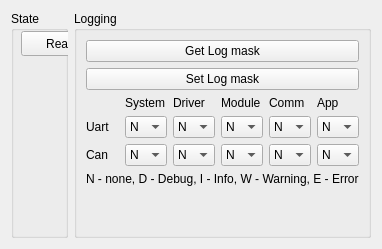
          <widget class="QWidget" name="tab_2">
           <attribute name="title">
            <string>System</string>
           </attribute>
           <layout class="QHBoxLayout" name="horizontalLayout_3">
            <item>
             <widget class="QGroupBox" name="groupBox">
              <property name="title">
               <string>State</string>
              </property>
              <widget class="QPushButton" name="pushButton_7">
               <property name="geometry">
                <rect>
                 <x>10</x>
                 <y>20</y>
                 <width>79</width>
                 <height>25</height>
                </rect>
               </property>
               <property name="text">
                <string>Read</string>
               </property>
              </widget>
              <widget class="QPushButton" name="pushButton_8">
               <property name="geometry">
                <rect>
                 <x>110</x>
                 <y>20</y>
                 <width>79</width>
                 <height>25</height>
                </rect>
               </property>
               <property name="text">
                <string>Reboot</string>
               </property>
              </widget>
             </widget>
            </item>
            <item>
             <widget class="QGroupBox" name="groupBox_2">
              <property name="title">
               <string>Logging</string>
              </property>
              <layout class="QVBoxLayout" name="verticalLayout_3">
               <item>
                <widget class="QPushButton" name="pushButton_5">
                 <property name="text">
                  <string>Get Log mask</string>
                 </property>
                </widget>
               </item>
               <item>
                <widget class="QPushButton" name="pushButton_6">
                 <property name="text">
                  <string>Set Log mask</string>
                 </property>
                </widget>
               </item>
               <item>
                <layout class="QGridLayout" name="gridLayout">
                 <item row="1" column="0">
                  <widget class="QLabel" name="label">
                   <property name="text">
                    <string>Uart</string>
                   </property>
                  </widget>
                 </item>
                 <item row="0" column="3">
                  <widget class="QLabel" name="label_5">
                   <property name="text">
                    <string>Module</string>
                   </property>
                  </widget>
                 </item>
                 <item row="2" column="0">
                  <widget class="QLabel" name="label_2">
                   <property name="text">
                    <string>Can</string>
                   </property>
                  </widget>
                 </item>
                 <item row="0" column="1">
                  <widget class="QLabel" name="label_3">
                   <property name="text">
                    <string>System</string>
                   </property>
                  </widget>
                 </item>
                 <item row="0" column="2">
                  <widget class="QLabel" name="label_4">
                   <property name="text">
                    <string>Driver</string>
                   </property>
                  </widget>
                 </item>
                 <item row="0" column="4">
                  <widget class="QLabel" name="label_6">
                   <property name="text">
                    <string>Comm</string>
                   </property>
                  </widget>
                 </item>
                 <item row="0" column="5">
                  <widget class="QLabel" name="label_7">
                   <property name="text">
                    <string>App</string>
                   </property>
                  </widget>
                 </item>
                 <item row="1" column="1">
                  <widget class="QComboBox" name="comboBox">
                   <item>
                    <property name="text">
                     <string>N</string>
                    </property>
                   </item>
                   <item>
                    <property name="text">
                     <string>D</string>
                    </property>
                   </item>
                   <item>
                    <property name="text">
                     <string>I</string>
                    </property>
                   </item>
                   <item>
                    <property name="text">
                     <string>W</string>
                    </property>
                   </item>
                   <item>
                    <property name="text">
                     <string>E</string>
                    </property>
                   </item>
                  </widget>
                 </item>
                 <item row="1" column="2">
                  <widget class="QComboBox" name="comboBox_2">
                   <item>
                    <property name="text">
                     <string>N</string>
                    </property>
                   </item>
                   <item>
                    <property name="text">
                     <string>D</string>
                    </property>
                   </item>
                   <item>
                    <property name="text">
                     <string>I</string>
                    </property>
                   </item>
                   <item>
                    <property name="text">
                     <string>W</string>
                    </property>
                   </item>
                   <item>
                    <property name="text">
                     <string>E</string>
                    </property>
                   </item>
                  </widget>
                 </item>
                 <item row="1" column="3">
                  <widget class="QComboBox" name="comboBox_3">
                   <item>
                    <property name="text">
                     <string>N</string>
                    </property>
                   </item>
                   <item>
                    <property name="text">
                     <string>D</string>
                    </property>
                   </item>
                   <item>
                    <property name="text">
                     <string>I</string>
                    </property>
                   </item>
                   <item>
                    <property name="text">
                     <string>W</string>
                    </property>
                   </item>
                   <item>
                    <property name="text">
                     <string>E</string>
                    </property>
                   </item>
                  </widget>
                 </item>
                 <item row="1" column="4">
                  <widget class="QComboBox" name="comboBox_4">
                   <item>
                    <property name="text">
                     <string>N</string>
                    </property>
                   </item>
                   <item>
                    <property name="text">
                     <string>D</string>
                    </property>
                   </item>
                   <item>
                    <property name="text">
                     <string>I</string>
                    </property>
                   </item>
                   <item>
                    <property name="text">
                     <string>W</string>
                    </property>
                   </item>
                   <item>
                    <property name="text">
                     <string>E</string>
                    </property>
                   </item>
                  </widget>
                 </item>
                 <item row="1" column="5">
                  <widget class="QComboBox" name="comboBox_5">
                   <item>
                    <property name="text">
                     <string>N</string>
                    </property>
                   </item>
                   <item>
                    <property name="text">
                     <string>D</string>
                    </property>
                   </item>
                   <item>
                    <property name="text">
                     <string>I</string>
                    </property>
                   </item>
                   <item>
                    <property name="text">
                     <string>W</string>
                    </property>
                   </item>
                   <item>
                    <property name="text">
                     <string>E</string>
                    </property>
                   </item>
                  </widget>
                 </item>
                 <item row="2" column="1">
                  <widget class="QComboBox" name="comboBox_6">
                   <item>
                    <property name="text">
                     <string>N</string>
                    </property>
                   </item>
                   <item>
                    <property name="text">
                     <string>D</string>
                    </property>
                   </item>
                   <item>
                    <property name="text">
                     <string>I</string>
                    </property>
                   </item>
                   <item>
                    <property name="text">
                     <string>W</string>
                    </property>
                   </item>
                   <item>
                    <property name="text">
                     <string>E</string>
                    </property>
                   </item>
                  </widget>
                 </item>
                 <item row="2" column="2">
                  <widget class="QComboBox" name="comboBox_7">
                   <item>
                    <property name="text">
                     <string>N</string>
                    </property>
                   </item>
                   <item>
                    <property name="text">
                     <string>D</string>
                    </property>
                   </item>
                   <item>
                    <property name="text">
                     <string>I</string>
                    </property>
                   </item>
                   <item>
                    <property name="text">
                     <string>W</string>
                    </property>
                   </item>
                   <item>
                    <property name="text">
                     <string>E</string>
                    </property>
                   </item>
                  </widget>
                 </item>
                 <item row="2" column="3">
                  <widget class="QComboBox" name="comboBox_8">
                   <item>
                    <property name="text">
                     <string>N</string>
                    </property>
                   </item>
                   <item>
                    <property name="text">
                     <string>D</string>
                    </property>
                   </item>
                   <item>
                    <property name="text">
                     <string>I</string>
                    </property>
                   </item>
                   <item>
                    <property name="text">
                     <string>W</string>
                    </property>
                   </item>
                   <item>
                    <property name="text">
                     <string>E</string>
                    </property>
                   </item>
                  </widget>
                 </item>
                 <item row="2" column="4">
                  <widget class="QComboBox" name="comboBox_9">
                   <item>
                    <property name="text">
                     <string>N</string>
                    </property>
                   </item>
                   <item>
                    <property name="text">
                     <string>D</string>
                    </property>
                   </item>
                   <item>
                    <property name="text">
                     <string>I</string>
                    </property>
                   </item>
                   <item>
                    <property name="text">
                     <string>W</string>
                    </property>
                   </item>
                   <item>
                    <property name="text">
                     <string>E</string>
                    </property>
                   </item>
                  </widget>
                 </item>
                 <item row="2" column="5">
                  <widget class="QComboBox" name="comboBox_10">
                   <item>
                    <property name="text">
                     <string>N</string>
                    </property>
                   </item>
                   <item>
                    <property name="text">
                     <string>D</string>
                    </property>
                   </item>
                   <item>
                    <property name="text">
                     <string>I</string>
                    </property>
                   </item>
                   <item>
                    <property name="text">
                     <string>W</string>
                    </property>
                   </item>
                   <item>
                    <property name="text">
                     <string>E</string>
                    </property>
                   </item>
                  </widget>
                 </item>
                </layout>
               </item>
               <item>
                <widget class="QLabel" name="label_8">
                 <property name="text">
                  <string>N - none, D - Debug, I - Info, W - Warning, E - Error</string>
                 </property>
                </widget>
               </item>
               <item>
                <spacer name="verticalSpacer">
                 <property name="orientation">
                  <enum>Qt::Vertical</enum>
                 </property>
                 <property name="sizeHint" stdset="0">
                  <size>
                   <width>20</width>
                   <height>40</height>
                  </size>
                 </property>
                </spacer>
               </item>
              </layout>
             </widget>
            </item>
           </layout>
          </widget>
